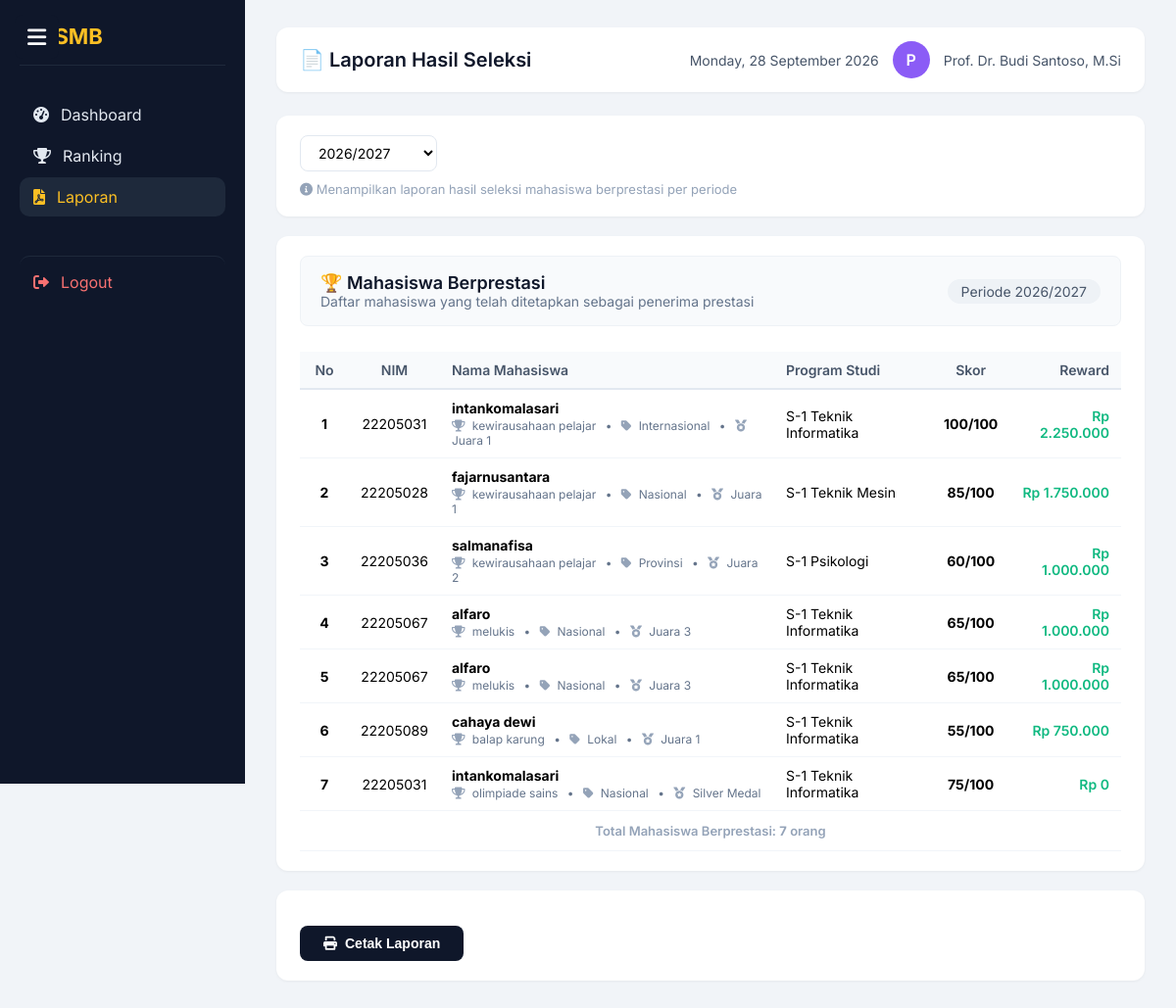
/pimpinan/laporan.php (signed in), run on the app's committed database.
### tables this page shows
CREATE TABLE `pengajuan` (
  `id` int NOT NULL,
  `user_id` int NOT NULL,
  `mahasiswa_id` int DEFAULT NULL,
  `kategori_id` int DEFAULT NULL,
  `judul_prestasi` varchar(200) DEFAULT NULL,
  `deskripsi` text,
  `tanggal_prestasi` date DEFAULT NULL,
  `level_kompetisi` enum('Lokal','Provinsi','Nasional','Internasional') NOT NULL,
  `penyelenggara` varchar(100) DEFAULT NULL,
  `lokasi` varchar(100) DEFAULT NULL,
  `raihan_prestasi` varchar(50) DEFAULT NULL,
  `dokumen_path` varchar(255) DEFAULT NULL,
  `status` enum('diproses','disetujui','ditolak','revisi') NOT NULL DEFAULT 'diproses',
  `tanggal_disetujui` datetime DEFAULT NULL,
  `reward_nominal` int DEFAULT '0',
  `nilai_akhir` decimal(5,2) DEFAULT NULL,
  `admin_catatan` text,
  `admin_id` int DEFAULT NULL,
  `validated_at` datetime DEFAULT NULL,
  `periode_id` int DEFAULT NULL,
  `created_at` datetime DEFAULT CURRENT_TIMESTAMP,
  `updated_at` datetime DEFAULT NULL,
  `fakultas` varchar(100) DEFAULT NULL,
  `jenis_peserta` enum('Individu','Tim') DEFAULT 'Individu',
  `nama_ketua` varchar(100) DEFAULT NULL,
  `nim_ketua` varchar(20) DEFAULT NULL,
  `no_hp` varchar(15) DEFAULT NULL,
  `prodi` varchar(50) DEFAULT NULL,
  `bulan_raihan` varchar(20) DEFAULT NULL,
  `tahun_raihan` year DEFAULT NULL,
  `url_penyelenggara` text,
  `nama_tim` varchar(100) DEFAULT NULL,
  `anggota_tim` text,
  `sertifikat` varchar(255) DEFAULT NULL,
  `foto_dokumentasi` text,
  `surat_tugas` varchar(255) DEFAULT NULL,
  `nama_kejuaraan` varchar(255) DEFAULT NULL,
  `kategori_prestasi` varchar(100) DEFAULT NULL,
  `tanggal_raihan` date DEFAULT NULL,
  `ocr_text` text,
  `ocr_accuracy` decimal(5,4) DEFAULT '0.0000',
  `file_hash` varchar(64) DEFAULT NULL,
  `digital_signature` text,
  `penetapan` tinyint(1) DEFAULT '0'
);

CREATE TABLE `users` (
  `id` int NOT NULL,
  `username` varchar(50) NOT NULL,
  `password` varchar(255) NOT NULL,
  `email` varchar(100) NOT NULL,
  `nama_lengkap` varchar(100) NOT NULL,
  `nim` varchar(20) DEFAULT NULL,
  `fakultas` varchar(100) DEFAULT NULL,
  `prodi` varchar(50) DEFAULT NULL,
  `role` enum('mahasiswa','reviewer','admin','superadmin') NOT NULL DEFAULT 'mahasiswa',
  `no_hp` varchar(20) DEFAULT NULL,
  `alamat` text,
  `foto_profil` varchar(255) DEFAULT NULL,
  `status` enum('active','inactive','locked','suspended') NOT NULL DEFAULT 'active',
  `email_verified` tinyint(1) DEFAULT '1',
  `verification_token` varchar(100) DEFAULT NULL,
  `reset_token` varchar(100) DEFAULT NULL,
  `reset_expiry` datetime DEFAULT NULL,
  `last_login` datetime DEFAULT NULL,
  `lock_until` datetime DEFAULT NULL,
  `created_at` datetime NOT NULL,
  `updated_at` datetime DEFAULT NULL
);

CREATE TABLE `kategori_reward` (
  `id` int NOT NULL,
  `tingkat` enum('Lokal','Provinsi','Nasional','Internasional') NOT NULL,
  `kategori` enum('Individu','Tim') NOT NULL,
  `raihan` varchar(30) NOT NULL,
  `nominal` int NOT NULL
);

### pimpinan/laporan.php (the view, shortened to what this page needs)
<?php
require_once '../config/database.php';
$nama = $_SESSION['nama'] ?? 'Pimpinan';
function hitungNilaiAkhir($row) {
    $bobot_level = [
        'Lokal' => 1,
        'Provinsi' => 2,
        'Nasional' => 3,
        'Internasional' => 4
    ];
    $bobot_raihan = [
        'Juara 1' => 4,
        'Juara 2' => 3,
        'Juara 3' => 2,
        'Finalis' => 1,
        'Silver Medal' => 3,
        'Gold Medal' => 4,
        'Bronze Medal' => 2,
        'Peserta Aktif' => 1,
        'Juara Harapan' => 2,
    ];
    $level = $row['level_kompetisi'] ?? 'Lokal';
    $raihan = $row['raihan_prestasi'] ?? 'Juara 3';
    $bobot_raihan_value = $bobot_raihan[$raihan] ?? 2;
    $skor = ($bobot_level[$level] * 15) + ($bobot_raihan_value * 10);
    return min($skor, 100);
}
$query_prestasi = "SELECT p.*, u.nama_lengkap, u.nim, u.prodi, u.fakultas,
                   kr.nominal as reward_nominal
                   FROM pengajuan p
                   JOIN users u ON p.user_id = u.id
                   LEFT JOIN kategori_reward kr ON (
                       kr.tingkat = p.level_kompetisi AND
                       kr.kategori = p.jenis_peserta AND
                       kr.raihan = p.raihan_prestasi
                   )
                   WHERE p.status = 'disetujui' AND p.penetapan = 1
                   ORDER BY p.nilai_akhir DESC, p.reward_nominal DESC";
$result_prestasi = mysqli_query($conn, $query_prestasi);
$prestasi_data = [];
while ($row = mysqli_fetch_assoc($result_prestasi)) {
    $prestasi_data[] = $row;
}
$total_prestasi = count($prestasi_data);
?>
<!DOCTYPE html>
<html lang="id">
<head>
    <link rel="stylesheet" href="https://cdnjs.cloudflare.com/ajax/libs/font-awesome/6.0.0-beta3/css/all.min.css">
</head>
<body>
<?php include 'includes/sidebar.php'; ?>
<div class="main-content">
    <div class="header no-print">
        <h1>📄 Laporan Hasil Seleksi</h1>
        <div class="user">
            <span><?php echo date('l, d F Y'); ?></span>
            <div class="avatar"><?php echo strtoupper(substr($nama, 0, 1)); ?></div>
            <span><?php echo htmlspecialchars($nama); ?></span>
        </div>
    </div>
    <div class="card no-print">
        <div class="filter-row">
            <select id="periodeFilter">
                <option value="2026/2027" selected>2026/2027</option>
            </select>
        </div>
        <div class="filter-desc">
            <i class="fas fa-info-circle"></i> Menampilkan laporan hasil seleksi mahasiswa berprestasi per periode
        </div>
    </div>
<div id="laporanContent">
    <div class="card">
        <div class="laporan-header">
            <div>
                <div class="title">🏆 Mahasiswa Berprestasi</div>
                <div class="sub">Daftar mahasiswa yang telah ditetapkan sebagai penerima prestasi</div>
            </div>
            <div class="periode">Periode <?php echo date('Y'); ?>/<?php echo date('Y')+1; ?></div>
        </div>
        <?php if ($total_prestasi > 0): ?>
        <div style="overflow-x: auto;">
            <table class="table" id="cetakTable">
                <thead>
                    <tr>
                        <th style="width:50px; text-align:center;">No</th>
                        <th style="text-align:center;">NIM</th>
                        <th style="text-align:left;">Nama Mahasiswa</th>
                        <th style="text-align:left;">Program Studi</th>
                        <th style="text-align:center;">Skor</th>
                        <th style="text-align:right;">Reward</th>
                    </tr>
                </thead>
                <tbody>
                    <?php
                    $no = 1;
                    foreach ($prestasi_data as $row):
                        $skor = hitungNilaiAkhir($row);
                        $reward = $row['reward_nominal'] ?? 0;
                        $level = $row['level_kompetisi'] ?? '-';
                        $raihan = $row['raihan_prestasi'] ?? '-';
                        $kejuaraan = $row['nama_kejuaraan'] ?? '-';
                    ?>
                    <tr>
                        <td style="text-align:center; font-weight:700;"><?php echo $no++; ?></td>
                        <td style="text-align:center;"><?php echo htmlspecialchars($row['nim']); ?></td>
                        <td>
                            <strong><?php echo htmlspecialchars($row['nama_lengkap']); ?></strong>
                            <div class="prestasi-detail">
                                <i class="fas fa-trophy"></i> <?php echo htmlspecialchars($kejuaraan); ?>
                                <span style="margin: 0 6px;">•</span>
                                <i class="fas fa-tag"></i> <?php echo $level; ?>
                                <span style="margin: 0 6px;">•</span>
                                <i class="fas fa-medal"></i> <?php echo $raihan; ?>
                            </div>
                        </td>
                        <td><?php echo htmlspecialchars($row['prodi'] ?? '-'); ?></td>
                        <td style="text-align:center; font-weight:700;"><?php echo $skor; ?>/100</td>
                        <td style="text-align:right; font-weight:600; color:#10b981;">
                            Rp <?php echo number_format($reward, 0, ',', '.'); ?>
                        </td>
                    </tr>
                    <?php endforeach; ?>
                </tbody>
                <tfoot>
                    <tr>
                        <td colspan="6" style="text-align:center; font-size:13px; color:#94a3b8; padding:12px;">
                            Total Mahasiswa Berprestasi: <strong><?php echo $total_prestasi; ?></strong> orang
                        </td>
                    </tr>
                </tfoot>
            </table>
        </div>
        <?php endif; ?>
    </div>
</div>
    <div class="card no-print">
        <div class="action-buttons">
            <button class="btn-action btn-print" onclick="window.print()">
                <i class="fas fa-print"></i> Cetak Laporan
            </button>
        </div>
    </div>
</div>
</body>
</html>

### pimpinan/laporan.php (style rules this page uses)
* { margin: 0; padding: 0; box-sizing: border-box; }
body { font-family: 'Inter', -apple-system, BlinkMacSystemFont, sans-serif; background: #f1f4f8; display: flex; min-height: 100vh; }
.main-content { margin-left: 250px; padding: 28px 32px; width: 100%; min-height: 100vh; }
.header { display: flex; justify-content: space-between; align-items: center; background: white; padding: 14px 24px; border-radius: 12px; box-shadow: 0 1px 3px rgba(0,0,0,0.05); margin-bottom: 24px; }
.header h1 { font-size: 20px; font-weight: 600; color: #0f172a; }
.header .user { display: flex; align-items: center; gap: 14px; font-size: 14px; color: #475569; }
.header .user .avatar { width: 38px; height: 38px; background: #8b5cf6; border-radius: 50%; display: flex; align-items: center; justify-content: center; font-weight: 600; color: white; font-size: 16px; }
.card { background: white; border-radius: 12px; box-shadow: 0 1px 3px rgba(0,0,0,0.05); padding: 20px 24px; margin-bottom: 20px; }
.filter-row { display: flex; flex-wrap: wrap; gap: 12px; align-items: center; }
.filter-row select { padding: 8px 14px; border: 1.5px solid #e2e8f0; border-radius: 8px; font-size: 14px; font-family: inherit; background: #ffffff; min-width: 140px; }
.filter-desc { font-size: 13px; color: #94a3b8; margin-top: 10px; }
.laporan-header { background: #f8fafc; padding: 16px 20px; border-radius: 8px; border: 1px solid #eef2f6; margin-bottom: 16px; display: flex; justify-content: space-between; align-items: center; flex-wrap: wrap; }
.laporan-header .title { font-size: 18px; font-weight: 600; color: #0f172a; }
.laporan-header .sub { font-size: 14px; color: #64748b; }
.laporan-header .periode { font-size: 14px; color: #475569; background: #eef2f6; padding: 4px 14px; border-radius: 20px; }
.table { width: 100%; border-collapse: collapse; font-size: 14px; margin-top: 10px; }
.table th { text-align: left; padding: 10px 12px; background: #f8fafc; font-weight: 600; color: #475569; border-bottom: 2px solid #e2e8f0; }
.table td { padding: 10px 12px; border-bottom: 1px solid #f1f5f9; }
.table td:last-child { text-align: right; font-weight: 600; color: #10b981; }
.prestasi-detail { font-size: 12px; color: #64748b; margin-top: 2px; }
.prestasi-detail i { margin-right: 4px; color: #94a3b8; }
.action-buttons { display: flex; gap: 12px; flex-wrap: wrap; margin-top: 16px; }
.btn-action { padding: 10px 24px; border-radius: 8px; font-weight: 600; font-size: 14px; border: none; cursor: pointer; transition: 0.2s; display: inline-flex; align-items: center; gap: 8px; text-decoration: none; }
.btn-print { background: #0f172a; color: white; }

### pimpinan/includes/sidebar.php (style rules this page uses)
.main-content { margin-left: 250px; transition: margin-left 0.3s ease; }

### data on the page
pengajuan: user.nim "22205031", user.nama_lengkap "intankomalasari", nama_kejuaraan "kewirausahaan pelajar", level_kompetisi "Internasional", raihan_prestasi "Juara 1", user.prodi "S-1 Teknik Informatika", skor "100", kategori_reward.nominal "2.250.000"
pengajuan: user.nim "22205028", user.nama_lengkap "fajarnusantara", nama_kejuaraan "kewirausahaan pelajar", level_kompetisi "Nasional", raihan_prestasi "Juara 1", user.prodi "S-1 Teknik Mesin", skor "85", kategori_reward.nominal "1.750.000"
pengajuan: user.nim "22205036", user.nama_lengkap "salmanafisa", nama_kejuaraan "kewirausahaan pelajar", level_kompetisi "Provinsi", raihan_prestasi "Juara 2", user.prodi "S-1 Psikologi", skor "60", kategori_reward.nominal "1.000.000"
pengajuan: user.nim "22205067", user.nama_lengkap "alfaro", nama_kejuaraan "melukis", level_kompetisi "Nasional", raihan_prestasi "Juara 3", user.prodi "S-1 Teknik Informatika", skor "65", kategori_reward.nominal "1.000.000"
pengajuan: user.nim "22205067", user.nama_lengkap "alfaro", nama_kejuaraan "melukis", level_kompetisi "Nasional", raihan_prestasi "Juara 3", user.prodi "S-1 Teknik Informatika", skor "65", kategori_reward.nominal "1.000.000"
pengajuan: user.nim "22205089", user.nama_lengkap "cahaya dewi", nama_kejuaraan "balap karung", level_kompetisi "Lokal", raihan_prestasi "Juara 1", user.prodi "S-1 Teknik Informatika", skor "55", kategori_reward.nominal "750.000"
pengajuan: user.nim "22205031", user.nama_lengkap "intankomalasari", nama_kejuaraan "olimpiade sains", level_kompetisi "Nasional", raihan_prestasi "Silver Medal", user.prodi "S-1 Teknik Informatika", skor "75", reward "0"

### other printed values
substr($nama, 0, 1) "P"
$nama "Prof. Dr. Budi Santoso, M.Si"
$total_prestasi "7"
